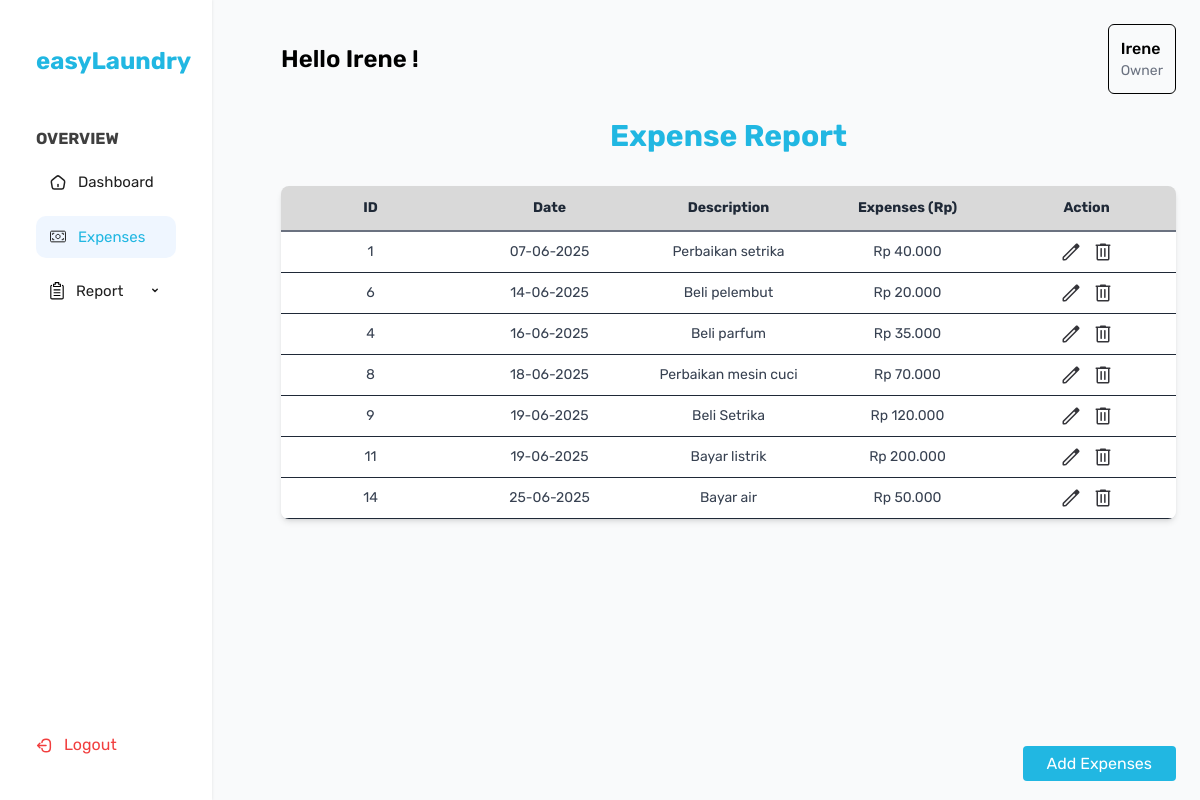
Page /pemilik/pengeluaran.php (signed in) on the committed database.
### tables this page shows
CREATE TABLE `pengeluaran` (
  `id` int(20) NOT NULL,
  `tgl` date NOT NULL,
  `deskripsi` text NOT NULL,
  `nominal` int(30) NOT NULL,
  `id_pemilik` int(11) DEFAULT NULL
);

### pemilik/pengeluaran.php (the view, shortened to what this page needs)
<?php
include '../koneksi.php';
$namaUser = $_SESSION['nama'] ?? 'User';
$pengeluaran = mysqli_query($connect, "SELECT * FROM pengeluaran ORDER BY tgl ASC");
?>
<!DOCTYPE html>
<html lang="en">
<head>
  <script src="https://cdn.tailwindcss.com"></script>
</head>
<body class="flex bg-gray-50 min-h-screen">
  <?php include 'sidebarpemilik.php'; ?>
  <div class="ml-[45px] w-[calc(100%-212px)] h-screen overflow-y-auto p-6">
    <div class="flex justify-between items-center mb-6">
      <h2 class="text-2xl font-semibold">Hello <?= htmlspecialchars($namaUser) ?> !</h2>
      <div class="border border-black p-3 rounded-md">
        <p class="font-medium"><?= htmlspecialchars($namaUser) ?></p>
        <p class="text-sm text-gray-500">Owner</p>
      </div>
    </div>
    <h1 class="text-center text-3xl font-bold mb-8 mt-5 text-[#21B7E2]">Expense Report</h1>
    <div class="mt-6 rounded-lg shadow-md overflow-hidden">
      <table class="w-full text-sm text-left table-fixed border-collapse">
        <thead class="bg-[#D9D9D9] text-gray-800">
          <tr class="border-b-2 border-gray-500">
            <th class="py-3 px-4 text-center">ID</th>
            <th class="py-3 px-4 text-center">Date</th>
            <th class="py-3 px-4 text-center">Description</th>
            <th class="py-3 px-4 text-center">Expenses (Rp)</th>
            <th class="py-3 px-4 text-center">Action</th>
          </tr>
        </thead>
        <tbody class="text-gray-700 bg-white">
          <?php while ($row = mysqli_fetch_assoc($pengeluaran)): ?>
            <tr class="border-b border-gray-800">
              <td class="py-2 px-4 text-center"><?= $row['id'] ?></td>
              <td class="py-2 px-4 text-center"><?= date('d-m-Y', strtotime($row['tgl'])) ?></td>
              <td class="py-2 px-4 text-center"><?= htmlspecialchars($row['deskripsi']) ?></td>
              <td class="py-2 px-4 text-center">Rp <?= number_format($row['nominal'], 0, ',', '.') ?></td>
              <td class="py-2 px-4 text-center flex justify-center gap-2">
               <a href="updatepengeluaran.php?id=<?= $row['id'] ?>" class="text-blue-500 hover:scale-110 transition-transform" title="Edit">
                </a>
                <a href="#" onclick="showDeletePopup(<?= $row['id'] ?>)" class="text-blue-500 hover:scale-110 transition-transform" title="Delete">
                </a>
              </td>
            </tr>
          <?php endwhile; ?>
        </tbody>
      </table>
    </div>
    <div class="fixed bottom-6 right-6">
    <a href="formpengeluaran.php" class="bg-[#21b7e2] text-white px-6 py-2 rounded h-[42px]">
        Add Expenses
    </a>
    </div>
  </div>
</body>
</html>

### pemilik/pengeluaran.php (style rules this page uses)
body { font-family: 'Rubik'; }

### pemilik/sidebarpemilik.php (style rules this page uses)
:root { --gray-1: #333333; --primary-color-gray-10: #FFFFFF; --primary-color-gray-100: #202020; --primary-color-gray-90: #3F3F3F; --white: #FFFFFF; --blue: #21B7E2; --light-blue: #D0F6FF; --red: #F13E3E; }

### rows in the picture
pengeluaran: id "1", tgl "07-06-2025", deskripsi "Perbaikan setrika", nominal "40.000"
pengeluaran: id "6", tgl "14-06-2025", deskripsi "Beli pelembut", nominal "20.000"
pengeluaran: id "4", tgl "16-06-2025", deskripsi "Beli parfum", nominal "35.000"
pengeluaran: id "8", tgl "18-06-2025", deskripsi "Perbaikan mesin cuci", nominal "70.000"
pengeluaran: id "9", tgl "19-06-2025", deskripsi "Beli Setrika", nominal "120.000"
pengeluaran: id "11", tgl "19-06-2025", deskripsi "Bayar listrik", nominal "200.000"
pengeluaran: id "14", tgl "25-06-2025", deskripsi "Bayar air", nominal "50.000"

### other values in the picture
$namaUser "Irene"
